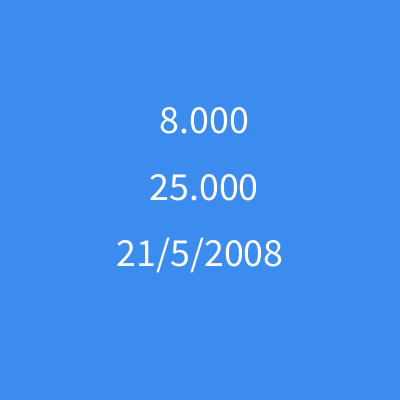
Frame 1 (no input)
Frame 60 (the mouse pressed at the canvas centre just before this capture): identical to frame 1, image omitted
Frame 120 (the mouse held since frame 60 and released just before this capture): identical to frame 1, image omitted

The Processing sketch that drew this single still picture (run headless with seeded random() and noise(); from frame 60 on, the mouse is pressed at the canvas centre):

// Processing sketch: FringsCalculator
// ── FringsCalculator.pde
void setup() {
  size(400, 400);
}
void draw() {
  background(60, 140, 240);
  textAlign(CENTER);
  textSize(40);
  float molarity = molarity_equation(8, 1);
  text(molarity, width / 2, height / 3);
  float answer = calculator(5, 5, '*');
  text(answer, width / 2, height / 2);
  String date = date_converter(5, 21, 2008);
  text(date, width / 2, height * 2 / 3);
  
}
float molarity_equation(float moles, float liters) {
  float molarity = moles / liters;
  return molarity;
}
float calculator(float x, float y, char operation) {
  if (operation == '+') {
    return x + y;
  } else if (operation == '-') {
    return x - y;
  } else if (operation == '*') {
    return x * y;
  } else if (operation == '/') {
    return x / y;
  }
  return 0;
}
String date_converter(int month, int day, int year) {
  return day + "/" + month + "/" + year;
}
